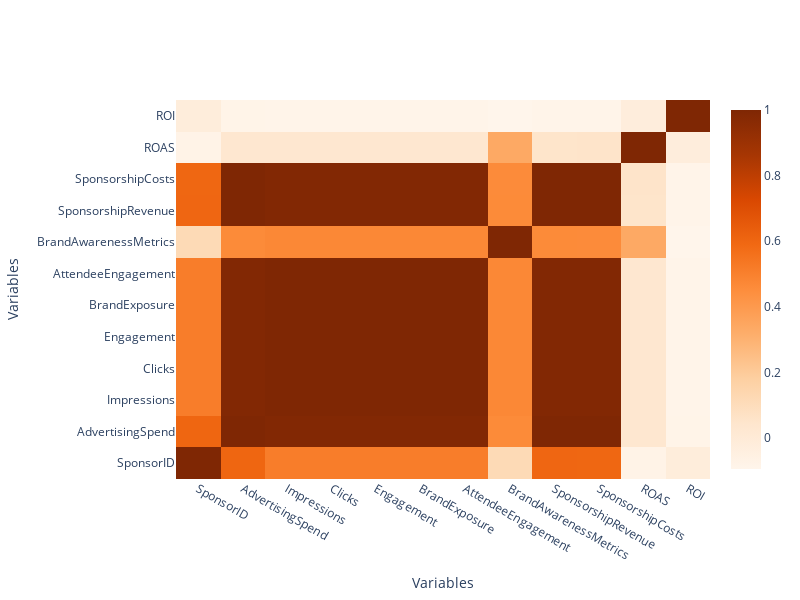

Write notebook code for a chart like this one.
### Code cell
import plotly.graph_objects as go
import pandas as pd

# Assuming you have a correlation matrix stored in a pandas DataFrame called 'correlation_matrix'
# correlation_matrix = ...

# Create a list of column names
columns = correlation_matrix.columns.tolist()

# Create the heatmap figure
fig = go.Figure(data=go.Heatmap(
    z=correlation_matrix.values,
    x=columns,
    y=columns,
    colorscale='oranges',
    hovertemplate='Correlation: %{z:.2f}\n X: %{x}\n Y:%{y}<extra></extra>',
))

# Set the axis labels
fig.update_layout(
    width=800,  # Adjust as needed
    height=600,
    xaxis=dict(title='Variables'),
    yaxis=dict(title='Variables'),
)

# Show the figure
fig.show()

### Figure 1 — Plotly figure (JSON) as saved in the notebook; plotly's stock layout.template omitted (floating-point values rounded to 4 significant figures; data arrays with more than 128 entries replaced by an {"elided": "..."} marker saying what was removed)
{"data": [{"colorscale": [[0, "rgb(255,245,235)"], [0.125, "rgb(254,230,206)"], [0.25, "rgb(253,208,162)"], [0.375, "rgb(253,174,107)"], [0.5, "rgb(253,141,60)"], [0.625, "rgb(241,105,19)"], [0.75, "rgb(217,72,1)"], [0.875, "rgb(166,54,3)"], [1, "rgb(127,39,4)"]], "hovertemplate": "Correlation: %{z:.2f}\n X: %{x}\n Y:%{y}<extra></extra>", "type": "heatmap", "x": ["SponsorID", "AdvertisingSpend", "Impressions", "Clicks", "Engagement", "BrandExposure", "AttendeeEngagement", "BrandAwarenessMetrics", "SponsorshipRevenue", "SponsorshipCosts", "ROAS", "ROI"], "y": ["SponsorID", "AdvertisingSpend", "Impressions", "Clicks", "Engagement", "BrandExposure", "AttendeeEngagement", "BrandAwarenessMetrics", "SponsorshipRevenue", "SponsorshipCosts", "ROAS", "ROI"], "z": {"elided": "12x12 float values"}}], "layout": {"height": 600, "width": 800, "xaxis": {"title": {"text": "Variables"}}, "yaxis": {"title": {"text": "Variables"}}}}
